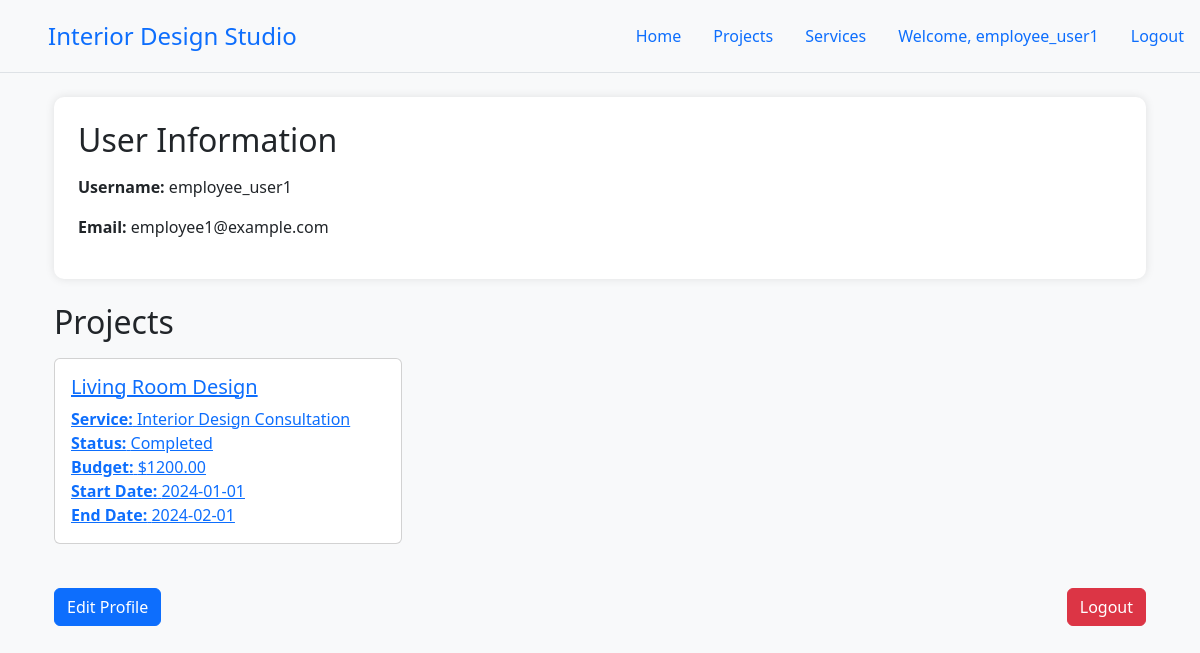
/InteriorDesignStudio/user/profile (signed in), run on the app's committed database.
### tables this page shows
CREATE TABLE `Projects` (
  `ProjectID` int(11) NOT NULL,
  `CreatorID` int(11) DEFAULT NULL,
  `ClientID` int(11) DEFAULT NULL,
  `ServiceID` int(11) DEFAULT NULL,
  `ProjectName` varchar(100) NOT NULL,
  `StartDate` date DEFAULT NULL,
  `EndDate` date DEFAULT NULL,
  `Status` varchar(50) DEFAULT NULL,
  `Budget` decimal(10,2) DEFAULT NULL,
  `PhotoPath` varchar(255) DEFAULT NULL
);

CREATE TABLE `Services` (
  `ServiceID` int(11) NOT NULL,
  `ServiceName` varchar(100) NOT NULL,
  `Description` text,
  `Price` decimal(10,2) NOT NULL
);

### InteriorDesignStudio/InteriorDesignStudio/core/Template.php (called while the page is built, shortened)
<?php
class Template
{
    protected $path;
    public function __construct($path)
    {
        $this->path = $path;
    }
    public function getHTML() {
        include($this->path);
        $html = ob_get_contents();
        return $html;
    }
}

### InteriorDesignStudio/InteriorDesignStudio/core/Controller.php (called while the page is built, shortened)
<?php
class Controller
{
    public function render($viewPath = null, $params = null) {
        $tpl = new Template($viewPath);
        if (!empty($params))
            $tpl->setParams($params);
        return $tpl->getHTML();
    }
}

### InteriorDesignStudio/InteriorDesignStudio/controllers/UserController.php (called while the page is built, shortened)
<?php
class UserController extends Controller
{
    public function profileAction()
    {
        $user = User::getCurrentAuthenticatedUser();
        $projects = User::getUserProjects($user['UserID']);
        return $this->render('views/user/profile.php', ['user' => $user, 'projects' => $projects]);
    }
}

### InteriorDesignStudio/index.php (called while the page is built, shortened)
<?php
spl_autoload_register(function ($className) {
    $path = $className . '.php';
});
$core = core\Core::getInstance();
$core->Initialize();
$core->Run();

### InteriorDesignStudio/InteriorDesignStudio/models/User.php (called while the page is built, shortened)
<?php
class User
{
    public static function getCurrentAuthenticatedUser() {
        return $_SESSION['user'];
    }
    public static function getUserProjects($userID) {
        return \core\Core::getInstance()->db->selectWithJoin(
            'Projects',
            ['Projects.*', 'Services.ServiceName'],
            [
                [
                    'table' => 'Services',
                    'on' => 'Projects.ServiceID = Services.ServiceID'
                ]
            ],
            ['CreatorID' => $userID]
        );
    }
}

### InteriorDesignStudio/InteriorDesignStudio/core/DB.php (called while the page is built, shortened)
<?php
class DB
{
    protected $pdo;
    public function __construct($hostname, $login, $password, $database) {
        $this->pdo = new \PDO("mysql: host={$hostname};dbname={$database}",
            $login, $password);
    }
    public function selectWithJoin(string $tableName, $fieldsList = "*", $joinArray = [], $conditionArray = null) {
        if (is_array($fieldsList))
            $fieldsListString = implode(', ', $fieldsList);
        $joinPartString = "";
        if (!empty($joinArray)) {
            foreach ($joinArray as $join) {
                $joinType = isset($join['type']) ? $join['type'] : 'INNER';
                $joinPartString .= " {$joinType} JOIN {$join['table']} ON {$join['on']} ";
            }
        }
        $wherePartString = "";
        if (is_array($conditionArray)) {
            $parts = [];
            foreach ($conditionArray as $key => $value) {
                $parts [] = "{$key} = :{$key}";
            }
            $wherePartString = "WHERE ".implode(' AND ', $parts);
        }
        $res = $this->pdo->prepare(
            "SELECT {$fieldsListString} FROM {$tableName} {$joinPartString} {$wherePartString}");
        $res->execute($conditionArray);
        return $res->fetchAll(\PDO::FETCH_ASSOC);
    }
}

### InteriorDesignStudio/views/user/profile.php (the view, shortened to what this page needs)
<main class="container mt-4">
        <div class="profile-info p-4 mb-4">
            <h2 class="mb-3">User Information</h2>
            <p><strong>Username:</strong> <?= htmlspecialchars($user['Username']) ?></p>
            <p><strong>Email:</strong> <?= htmlspecialchars($user['Email']) ?></p>
        </div>
        <div class="projects-list">
            <h2 class="mb-3">Projects</h2>
            <?php if (!empty($projects)): ?>
                <div class="row">
                    <?php foreach ($projects as $project): ?>
                        <div class="col-md-4 project-card">
                            <div class="card h-100">
                                <div class="card-body">
                                    <a href="/project/view/<?= htmlspecialchars($project['ProjectID']) ?>">
                                        <h5 class="card-title"><?= htmlspecialchars($project['ProjectName']) ?></h5>
                                        <p class="card-text">
                                            <strong>Service:</strong> <?= htmlspecialchars($project['ServiceName']) ?><br>
                                            <strong>Status:</strong> <?= htmlspecialchars($project['Status']) ?><br>
                                            <strong>Budget:</strong> $<?= htmlspecialchars($project['Budget']) ?><br>
                                            <strong>Start Date:</strong> <?= htmlspecialchars($project['StartDate']) ?><br>
                                            <strong>End Date:</strong> <?= htmlspecialchars($project['EndDate']) ?>
                                        </p>
                                    </a>
                                </div>
                            </div>
                        </div>
                    <?php endforeach; ?>
                </div>
            <?php else: ?>
                <p class="text-muted">No projects found.</p>
            <?php endif; ?>
        </div>
        <div class="d-flex justify-content-between mt-4">
            <a href="/user/update" class="btn btn-primary">Edit Profile</a>
            <a href="/user/logout" class="btn btn-danger">Logout</a>
        </div>
    </main>

### InteriorDesignStudio/views/user/profile.php (style rules this page uses)
body { background-color: #f8f9fa; }
.profile-info { background: white; border-radius: 10px; box-shadow: 0 0 10px rgba(0, 0, 0, 0.1); padding: 20px; margin-bottom: 20px; }
.projects-list { margin-top: 20px; }
.project-card { margin-bottom: 20px; }

### data on the page
projects: ProjectName "Living Room Design", ServiceID.ServiceName "Interior Design Consultation", Status "Completed", Budget "1200.00", StartDate "2024-01-01", EndDate "2024-02-01"

### other printed values
User::getFullName($user) "employee_user1"
$user['Username'] "employee_user1"
$user['Email'] "employee1@example.com"
